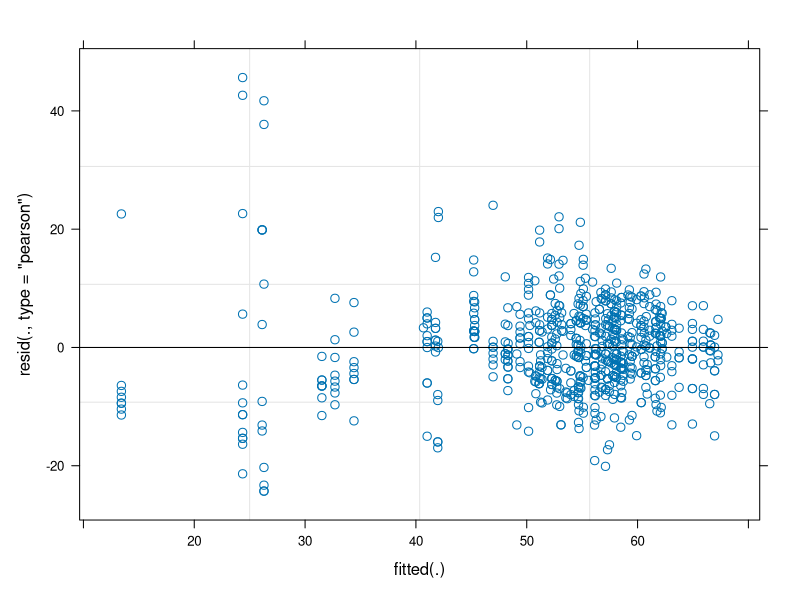

Here is the R script that generated this plot: (Note: this script raises an error after producing the figure.)
library(ggplot2)
library(lme4)
library(nlme)
library(lsmeans)
library(lubridate)
library(multcompView)
library(car)

setwd("D:/Iowa State University/Debinski Lab/Nectar data/MAL")

bucksug15 <- read.csv("nectar analysis/data files/bucksugar15.csv", header = T)
bucksug16 <- read.csv("nectar analysis/data files/bucksugar16.csv", header = T)
bucksugboth <- rbind(bucksug15,bucksug16)
rm(bucksug15)
rm(bucksug16)

bucksugboth$year <- as.factor(year(bucksugboth$date))

cellN <- with(bucksugboth, table(treatment, year))
cellN

cellMean <- with(bucksugboth, tapply(BRIX, list(treatment, year), mean))
cellMean

# modBRIX.plot <- lmer(BRIX ~ treatment * year + (1|plot/quad), data = bucksugboth)
# ran this model on Adam's suggestion, but there's almost no difference between this and the original model (without quad random effect). Estimates are within 0.01 and 0.05 for C and H, respectively, and p-value goes from 0.0192 (no quad) to 0.0231 with quadrant random effect.  Exploratory plots also show very little variability among quadrants.

modBRIX <- lmer(BRIX ~ treatment * year + (1|plot) + (1|year:date), data = bucksugboth)  
summary(modBRIX)

buck.brix <- emmeans::emmeans(modBRIX, c("treatment", "year"), type='response')
emmeans::joint_tests(buck.brix)

plot(modBRIX)
inflBRIX <- influence(modBRIX, obs = T)
plot(inflBRIX, which = "cook", main = "Buckwheat BRIX")

BRIX.grid <- ref.grid(modBRIX)
summary(BRIX.grid)

lsmeans(BRIX.grid, "treatment")
lsmeans(BRIX.grid, "year")

BRIX.treat <- lsmeans(BRIX.grid, "treatment")
pairs(BRIX.treat)

BRIX.year <- lsmeans(BRIX.grid, "year")
pairs(BRIX.year)

int.BRIX <- pairs(BRIX.grid, by = "year")
int.BRIXtable <- update(int.BRIX, by = NULL)
int.BRIXtable

test(pairs(int.BRIXtable), joint = T)

Anova(modBRIX, type = 3)
